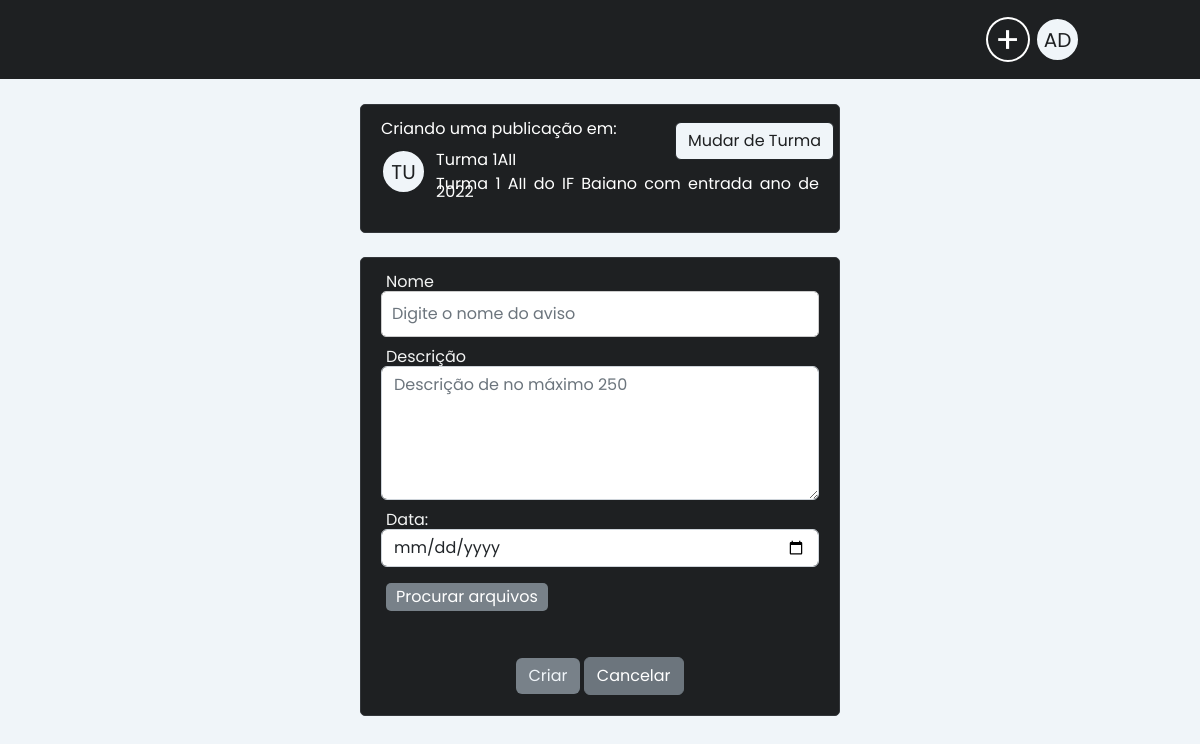
Screenshot of /turmas/5WM6K/aviso/novopost (signed in) with the database file from the repository.
### apps/turmas/models.py (models this page shows, shortened)
class Turma(models.Model):
    nome = models.CharField(max_length=50, null=False, blank=False)
    descricao = models.CharField(max_length=50, null=True, blank=True)
    cor = models.CharField(max_length=7, null=True, blank=True)
    codigo = models.CharField(max_length=5, null=False, blank=False)
    adm = models.ForeignKey(User, on_delete=models.SET_NULL, null=True)
    participantes = models.ManyToManyField(User, related_name='participantes', null=True, blank=True)

### apps/turmas/views.py (the view)
# urls.py: path('<str:codigo>/<str:tipo>/novopost', views.novoPost, name="criarPost"),
@login_required()
def novoPost(request, codigo, tipo):
    cc = nameUser(request)
    formPost = criarPost()
    turma = Turma.objects.get(codigo=codigo)
    if request.method == 'POST':
        formPost = criarPost(request.POST)
        if formPost.is_valid():
            obj = formPost.save(commit=False)
            obj.turmaPertecente = turma
            obj.tipo = tipo
            obj.anexo = request.FILES.get('anexo', None)
            obj.save()
            participantes = turma.participantes.all()
            remetentes = [participante.email for participante in participantes]
            email_html = render_to_string('emails/novaPostagem.html', {'nome_usuario': request.user,'turma': turma.nome , 'titulo_postagem': obj.nome, 'conteudo_postagem': obj.descricao, 'url_postagem': 'http://127.0.0.1:1212/turmas/'+codigo})
            email_text = strip_tags(email_html)
            if tipo in ['prova', 'atividade']:
                Email = EmailMultiAlternatives(f'Uma Nova {tipo.capitalize()} foi postada', email_text, settings.EMAIL_HOST_USER, remetentes)
            else:
                Email = EmailMultiAlternatives(f'Um Novo {tipo.capitalize()} foi postado', email_text, settings.EMAIL_HOST_USER, remetentes)
            Email.attach_alternative(email_html, 'text/html')
            Email.send()
            return redirect('turmas:turmas', codigo=codigo)
        else:
            formPost = criarPost()
    else:
        formPost = criarPost()
    context = {'formPost': formPost, 'nameUser': cc,
               'turma': turma, 'tipo': tipo}
    return render(request, 'turmas/criarPost.html', context)

### apps/turmas/forms.py
class criarPost(forms.ModelForm):
    class Meta:
        model = Post
        fields = ['nome', 'descricao', 'valor', 'dataEntrega', 'anexo']

### templates/turmas/criarPost.html (shortened to what this page needs)
{% extends 'sidebar.html' %}
{% load static %}
{% block card %}
<br>
<div class="conta">
    <p>Criando uma publicação em:</p>
        <div class="perfil">{{turma.nome|slice:":2"|upper}}</div>
        <div class="dadosUser">
            <p>{{turma.nome}}</p>
            <p>{{turma.descricao}}</p>
        </div>
        <div class="mudarconta">
            <a id="redirect" href="{% url 'home' %}" class="btn btn-dark">Mudar de Turma</a>
        </div>
      </div>
<br>
<div class="conta">
    <form method='POST' enctype="multipart/form-data">
        <div class="form-group">
            <label for="nomeTurma">Nome</label>
            <input type="text" class="form-control" id="id_nome" name="nome" placeholder="Digite o nome do {{tipo}}" maxlength="50">
          </div>
          <br><br>
          <div class="form-group">
            <label for="descricao">Descrição</label>
            <textarea class="form-control" id="id_descricao" name="descricao" rows="5" maxlength="250" placeholder="Descrição de no máximo 250"></textarea>
          </div>
          <br><br>
          <div class="form-group">
            <label for="data">Data:</label>
            <input type="date" class="form-control" id="id_dataEntrega" name="dataEntrega">
          </div>
          <br><br>
          <div class="form-group">
            <div class="custom-file">
              <label class="custom-file-label" for="id_anexo">Procurar arquivos</label>
              <br><br>
              <br><br>
            </div>
          </div>
          <br><br>
        <center>
          <button id="create" type="submit" class="btn btn-info">Criar</button>
          <a id="cancel" class="btn btn-secondary" onclick="history.go(-1);">Cancelar</a>
        </center>
    </form>
</div>
{% endblock %}

### static/css/sidebar/style.css (style rules this page uses)
body { font-family: 'Poppins', sans-serif; margin: 0%; padding: 0%; box-sizing: border-box; background-color: var(--background-body); --background-body: #F0F5F9; --background-sidebar: #bfc7d1; --primary-color: #1A73E8; --hover-color: #3405a3; --secondary-color: #fff; --hover: #00ffff; --primary-100:#1E2022; --primary-200:#34373b; --primary-300:#F0F5F9; --accent-100:#788189; --accent-200:#e1e4e6; --text-100:#1E2022; --text-200:#52616B; --bg-100:#F0F5F9; --bg-200:#C9D6DF; --bg-300:#bfc7d1; --arrow-width: 10px; --arrow-stroke: 2px; }
p { color: #f0f8ff; }
a { text-decoration: none; color: var(--primary-100); }
.perfil { background-color: var(--primary-100); height: 45px; width: 45px; border-radius: 50% ; text-align: center; color: #ffffff; font-size: 20px; align-items: center; justify-content: center; display: flex; margin: 0%; border: 2px solid; }

### static/css/turma/participar_criar.css (style rules this page uses)
body { --primary-100:#1E2022; --primary-200:#34373b; --primary-300:#F0F5F9; --accent-100:#788189; --accent-200:#e1e4e6; --text-100:#1E2022; --text-200:#52616B; --bg-100:#F0F5F9; --bg-200:#C9D6DF; --bg-300:#bfc7d1; }
.conta { border: 1px solid var(--primary-200); padding: 20px; border-radius: 5px; margin-left: 30%; margin-right: 30%; line-height: 0.5em; background-color: var(--primary-100); }
.conta button { background-color: var(--accent-100); color: var(--primary-300); border: 0; }
p { color: white; }
.dadosUser { margin-top: -38px; padding-left: 55px; position: relative; line-height: 0.5em; text-align: justify; }
.perfil { background-color: var(--primary-300); color: var(--primary-100); }
.mudarconta { display: flex; float: right; margin-right: -15px; margin-top: -90px; position: relative; }
.mudarconta a { background-color: var(--bg-100); color: var(--primary-100); }
#redirect { transition: 0.3s; }
label { color: #F3F4F4; margin-bottom: 5px; margin-left: 5px; }
.custom-file-label { position: relative; cursor: pointer; padding: 10px; background-color: var(--accent-100); color: #fff; border-radius: 5px; }

### static/css/turma/turma.css (style rules this page uses)
body { --primary-100:#1E2022; --primary-200:#34373b; --primary-300:#F0F5F9; --accent-100:#788189; --accent-200:#e1e4e6; --text-100:#1E2022; --text-200:#52616B; --bg-100:#F0F5F9; --bg-200:#C9D6DF; --bg-300:#bfc7d1; }

### static/css/turma/posts.css (style rules this page uses)
body { --primary-100:#1E2022; --primary-200:#34373b; --primary-300:#F0F5F9; --accent-100:#788189; --accent-200:#e1e4e6; --text-100:#1E2022; --text-200:#52616B; --bg-100:#F0F5F9; --bg-200:#C9D6DF; --bg-300:#bfc7d1; }
input[type="text"] { flex: 1; padding: 10px; border: 1px solid #ccc; border-radius: 5px; }
form { width: 100%; }

### rows the page displays
Turma: nome "TU", nome "Turma 1AII", descricao "Turma 1 AII do IF Baiano com entrada ano de 2022"

### other values shown
{{ nameUser.name }} "AD"
